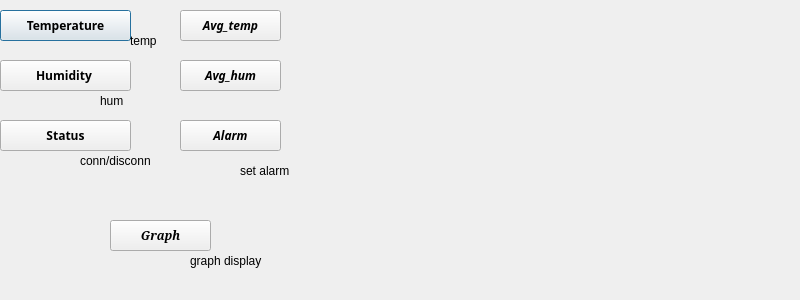
<?xml version="1.0" encoding="UTF-8"?>
<ui version="4.0">
 <class>Dialog</class>
 <widget class="QDialog" name="Dialog">
  <property name="windowModality">
   <enum>Qt::NonModal</enum>
  </property>
  <property name="geometry">
   <rect>
    <x>0</x>
    <y>0</y>
    <width>800</width>
    <height>300</height>
   </rect>
  </property>
  <property name="mouseTracking">
   <bool>true</bool>
  </property>
  <property name="windowTitle">
   <string>Dialog</string>
  </property>
  <widget class="QPushButton" name="Temperature_Display">
   <property name="geometry">
    <rect>
     <x>0</x>
     <y>10</y>
     <width>131</width>
     <height>31</height>
    </rect>
   </property>
   <property name="font">
    <font>
     <family>Sans Serif</family>
     <weight>75</weight>
     <bold>true</bold>
    </font>
   </property>
   <property name="mouseTracking">
    <bool>true</bool>
   </property>
   <property name="autoFillBackground">
    <bool>true</bool>
   </property>
   <property name="text">
    <string>Temperature</string>
   </property>
  </widget>
  <widget class="QPushButton" name="Humidity_Display">
   <property name="geometry">
    <rect>
     <x>0</x>
     <y>60</y>
     <width>131</width>
     <height>31</height>
    </rect>
   </property>
   <property name="font">
    <font>
     <family>Sans Serif</family>
     <weight>75</weight>
     <bold>true</bold>
    </font>
   </property>
   <property name="cursor">
    <cursorShape>PointingHandCursor</cursorShape>
   </property>
   <property name="mouseTracking">
    <bool>true</bool>
   </property>
   <property name="text">
    <string>Humidity </string>
   </property>
  </widget>
  <widget class="QLabel" name="tlabel">
   <property name="geometry">
    <rect>
     <x>130</x>
     <y>30</y>
     <width>41</width>
     <height>21</height>
    </rect>
   </property>
   <property name="text">
    <string>temp</string>
   </property>
  </widget>
  <widget class="QLabel" name="hlabel">
   <property name="geometry">
    <rect>
     <x>100</x>
     <y>90</y>
     <width>31</width>
     <height>21</height>
    </rect>
   </property>
   <property name="text">
    <string>hum</string>
   </property>
  </widget>
  <widget class="QPushButton" name="status">
   <property name="geometry">
    <rect>
     <x>0</x>
     <y>120</y>
     <width>131</width>
     <height>31</height>
    </rect>
   </property>
   <property name="font">
    <font>
     <family>Sans Serif</family>
     <weight>75</weight>
     <italic>false</italic>
     <bold>true</bold>
    </font>
   </property>
   <property name="mouseTracking">
    <bool>true</bool>
   </property>
   <property name="text">
    <string>Status</string>
   </property>
  </widget>
  <widget class="QLabel" name="label">
   <property name="geometry">
    <rect>
     <x>80</x>
     <y>150</y>
     <width>101</width>
     <height>21</height>
    </rect>
   </property>
   <property name="text">
    <string>conn/disconn</string>
   </property>
  </widget>
  <widget class="QPushButton" name="averagetemp">
   <property name="geometry">
    <rect>
     <x>180</x>
     <y>10</y>
     <width>101</width>
     <height>31</height>
    </rect>
   </property>
   <property name="font">
    <font>
     <family>Sans Serif</family>
     <weight>75</weight>
     <italic>true</italic>
     <bold>true</bold>
    </font>
   </property>
   <property name="text">
    <string>Avg_temp</string>
   </property>
  </widget>
  <widget class="QPushButton" name="humavg">
   <property name="geometry">
    <rect>
     <x>180</x>
     <y>60</y>
     <width>101</width>
     <height>31</height>
    </rect>
   </property>
   <property name="font">
    <font>
     <family>Sans Serif</family>
     <weight>75</weight>
     <italic>true</italic>
     <bold>true</bold>
    </font>
   </property>
   <property name="cursor">
    <cursorShape>OpenHandCursor</cursorShape>
   </property>
   <property name="mouseTracking">
    <bool>true</bool>
   </property>
   <property name="text">
    <string>Avg_hum</string>
   </property>
  </widget>
  <widget class="QPushButton" name="setalarm">
   <property name="geometry">
    <rect>
     <x>180</x>
     <y>120</y>
     <width>101</width>
     <height>31</height>
    </rect>
   </property>
   <property name="font">
    <font>
     <family>Sans Serif</family>
     <weight>75</weight>
     <italic>true</italic>
     <bold>true</bold>
    </font>
   </property>
   <property name="mouseTracking">
    <bool>true</bool>
   </property>
   <property name="text">
    <string>Alarm</string>
   </property>
  </widget>
  <widget class="QPushButton" name="graphdisplay">
   <property name="geometry">
    <rect>
     <x>110</x>
     <y>220</y>
     <width>101</width>
     <height>31</height>
    </rect>
   </property>
   <property name="font">
    <font>
     <family>Serif</family>
     <weight>75</weight>
     <italic>true</italic>
     <bold>true</bold>
    </font>
   </property>
   <property name="cursor">
    <cursorShape>UpArrowCursor</cursorShape>
   </property>
   <property name="mouseTracking">
    <bool>true</bool>
   </property>
   <property name="text">
    <string>Graph</string>
   </property>
  </widget>
  <widget class="QLabel" name="label_2">
   <property name="geometry">
    <rect>
     <x>240</x>
     <y>160</y>
     <width>67</width>
     <height>21</height>
    </rect>
   </property>
   <property name="text">
    <string>set alarm</string>
   </property>
  </widget>
  <widget class="QLabel" name="label_3">
   <property name="geometry">
    <rect>
     <x>190</x>
     <y>250</y>
     <width>101</width>
     <height>21</height>
    </rect>
   </property>
   <property name="text">
    <string>graph display</string>
   </property>
  </widget>
 </widget>
 <resources/>
 <connections/>
</ui>
